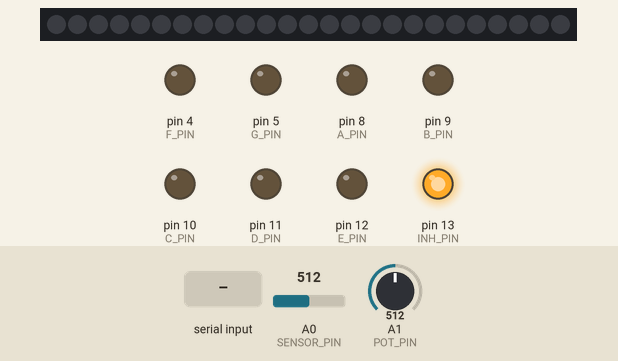
Recording of a sketch running on a simulated Arduino Uno, built with avr-gcc and run on an emulated ATmega328P. On the bench: 25 RGB LEDs in strip order, left to right, output pins drawn as LEDs (lit = HIGH). The inputs (shaded band) are chosen by the test bench; at power-on: A1 (POT_PIN) = 512, A0 (SENSOR_PIN) = 512. Dim RGB values are drawn brighter than linear; what the sketch prints to the serial monitor is not drawn.

Above: at 1.0 s.
1.1 s: "1" received over Serial
At 1.98 s:
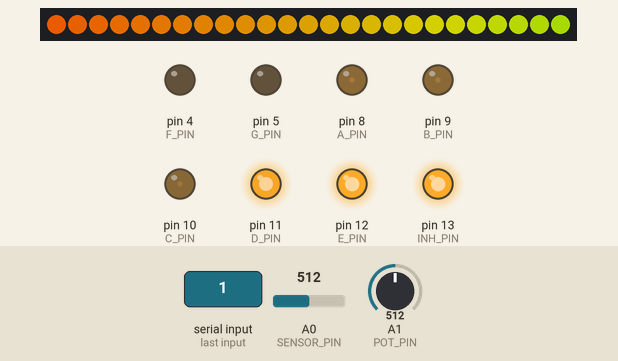
3.6 s: A1 (POT_PIN) set to 525
At 4.17 s:
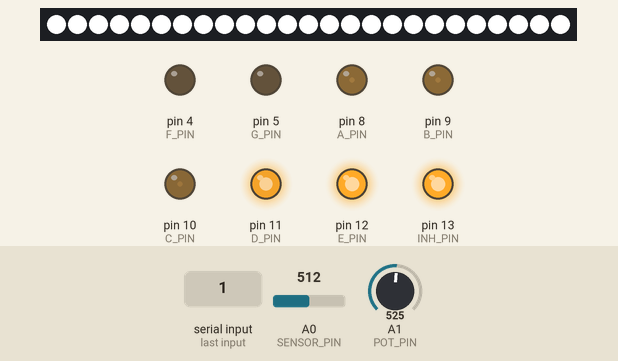
6.1 s: A0 (SENSOR_PIN) set to 535
At 6.51 s:
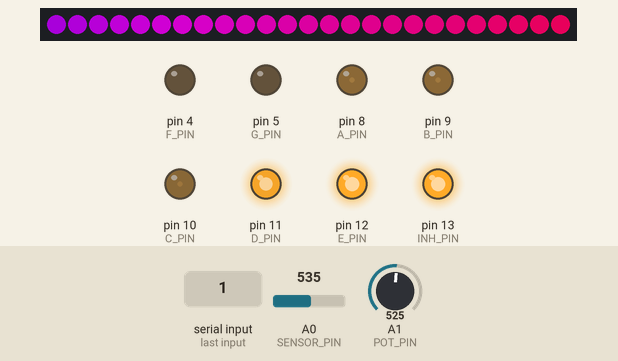
8.7 s: "0" received over Serial
14.7 s: A0 (SENSOR_PIN) set to 511
At 15.21 s:
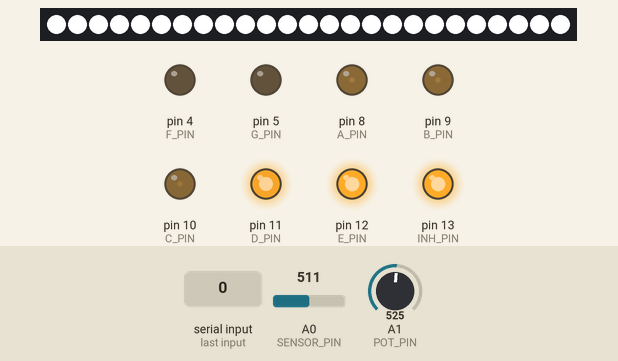
17.7 s: A1 (POT_PIN) set to 306
At 18.5 s:
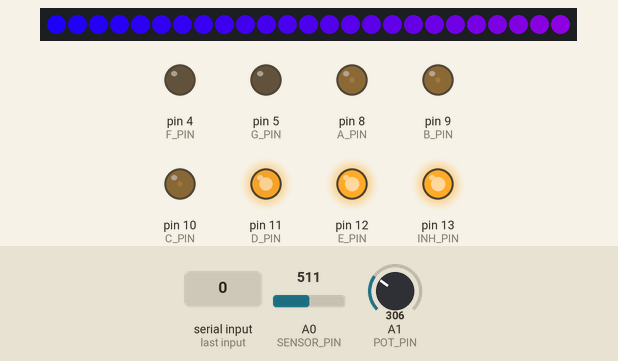
Timing chart, 0 to 26.6 s (numbered marks = the images above; inputs shaded):
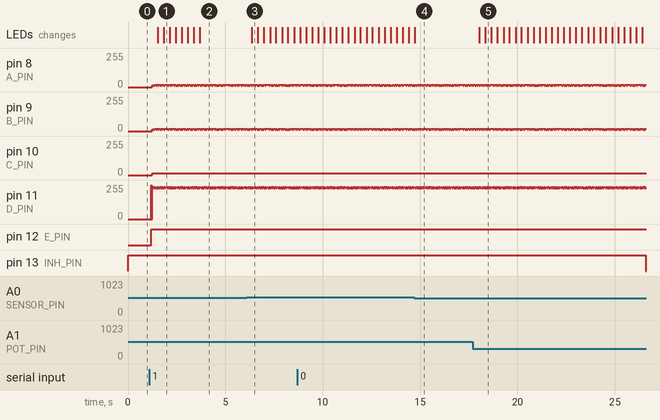

The sketch:

test_distance_sensors_1_module.ino
```cpp
#include <Adafruit_NeoPixel.h>
#define PIXEL_PIN    6
#define PIXEL_COUNT 25

Adafruit_NeoPixel strip = Adafruit_NeoPixel(PIXEL_COUNT, PIXEL_PIN, NEO_GRB + NEO_KHZ800);

int A_PIN = 8;
int B_PIN = 9;
int C_PIN = 10;
int D_PIN = 11;
int E_PIN = 12;
int F_PIN = 4;
int G_PIN = 5;
int INH_PIN = 13;
int SENSOR_PIN = A0;
int POT_PIN = A1;

int readings[25] = {0};

int threshold = 150;
void updateThreshold(){
  threshold = map(analogRead(POT_PIN),0,1023,0,255);
}

void select(byte tmp){
  PORTB = tmp;
}
void collect_data(){
  for (int i = 0; i < 25; i++){
    select(i);
    if (!(i%8)) delayMicroseconds(100);
    readings[i] = analogRead(SENSOR_PIN) / 4;
  }
  digitalWrite(INH_PIN, HIGH); // disable ir shiet
}

uint32_t Wheel(byte WheelPos) {
  WheelPos = 255 - WheelPos;
  if(WheelPos < 85) {
    return strip.Color(255 - WheelPos * 3, 0, WheelPos * 3);
  }
  if(WheelPos < 170) {
    WheelPos -= 85;
    return strip.Color(0, WheelPos * 3, 255 - WheelPos * 3);
  }
  WheelPos -= 170;
  return strip.Color(WheelPos * 3, 255 - WheelPos * 3, 0);
}

int rainbow_counter = 0;

void do_rainbow_tick(){
  for(int i=0; i<strip.numPixels(); i++) {
    if(readings[i] > threshold)
     strip.setPixelColor(i, Wheel((i+rainbow_counter) & 255));
     else
     strip.setPixelColor(i,255,255,255);
  }
  rainbow_counter++;
  if (rainbow_counter > 255) rainbow_counter = 0;

  delay(20);
}

void setup() {

  strip.begin();
 // strip.setBrightness(255);
  strip.show(); // Initialize all pixels to 'off'
  // start serial port at 9600 bps:
  Serial.begin(9600);
  pinMode(A_PIN,OUTPUT);
  pinMode(B_PIN,OUTPUT);
  pinMode(C_PIN,OUTPUT);
  pinMode(D_PIN,OUTPUT);
  pinMode(E_PIN,OUTPUT);
  pinMode(F_PIN,OUTPUT);
  pinMode(G_PIN,OUTPUT);
  pinMode(INH_PIN,OUTPUT);
  pinMode(SENSOR_PIN,INPUT);

  digitalWrite(INH_PIN, HIGH); // disable ir shiet
  digitalWrite(F_PIN, LOW); // select 1st module just for debug
  digitalWrite(G_PIN, LOW); // select 1st module just for debug

  while (!Serial) {
    ; // wait for serial port to connect. Needed for native USB port only
  }
  for (int i = 0; i<25; i++)
    readings[i] = i*10;

  establishContact();  // send a byte to establish contact until receiver responds
}

void loop() {
  // if we get a valid byte, read analog ins:
  if (Serial.available() > 0) {

    // get incoming byte:
    int inByte = Serial.read();
  //  long d_t = millis();
  //  for (int i = 0; i<40; i++)

   // readings[0] = millis() - d_t;
    for (int i = 0; i<25; i++)
     Serial.write(readings[i]);
  }
  updateThreshold();
  collect_data();
  do_rainbow_tick();
  strip.show();
}

void establishContact() {
  while (Serial.available() <= 0) {
    Serial.print('A');   // send a capital A
    delay(300);
  }
}

/*
Processing sketch to run with this example:


*/
```

Measured:
- the behaviour switches between 513 and 514 on A1 (POT_PIN) (found by bisection; images 1 and 2)
- the behaviour switches between 523 and 524 on A0 (SENSOR_PIN) (found by bisection; images 2 and 3)
- after the input at 3.6 s, the LEDs: change after 0.08 s (image 2)
- after the input at 6.1 s, the LEDs: change after 0.26 s (image 3)
- after the input at 14.7 s, the LEDs: change at once (image 4)
- after the input at 17.7 s, pin 12 (E_PIN), pin 13 (INH_PIN): stays HIGH (without the input it goes to LOW after 5.5 s); the LEDs: first change after 0.35 s (image 5 shows a later state)
